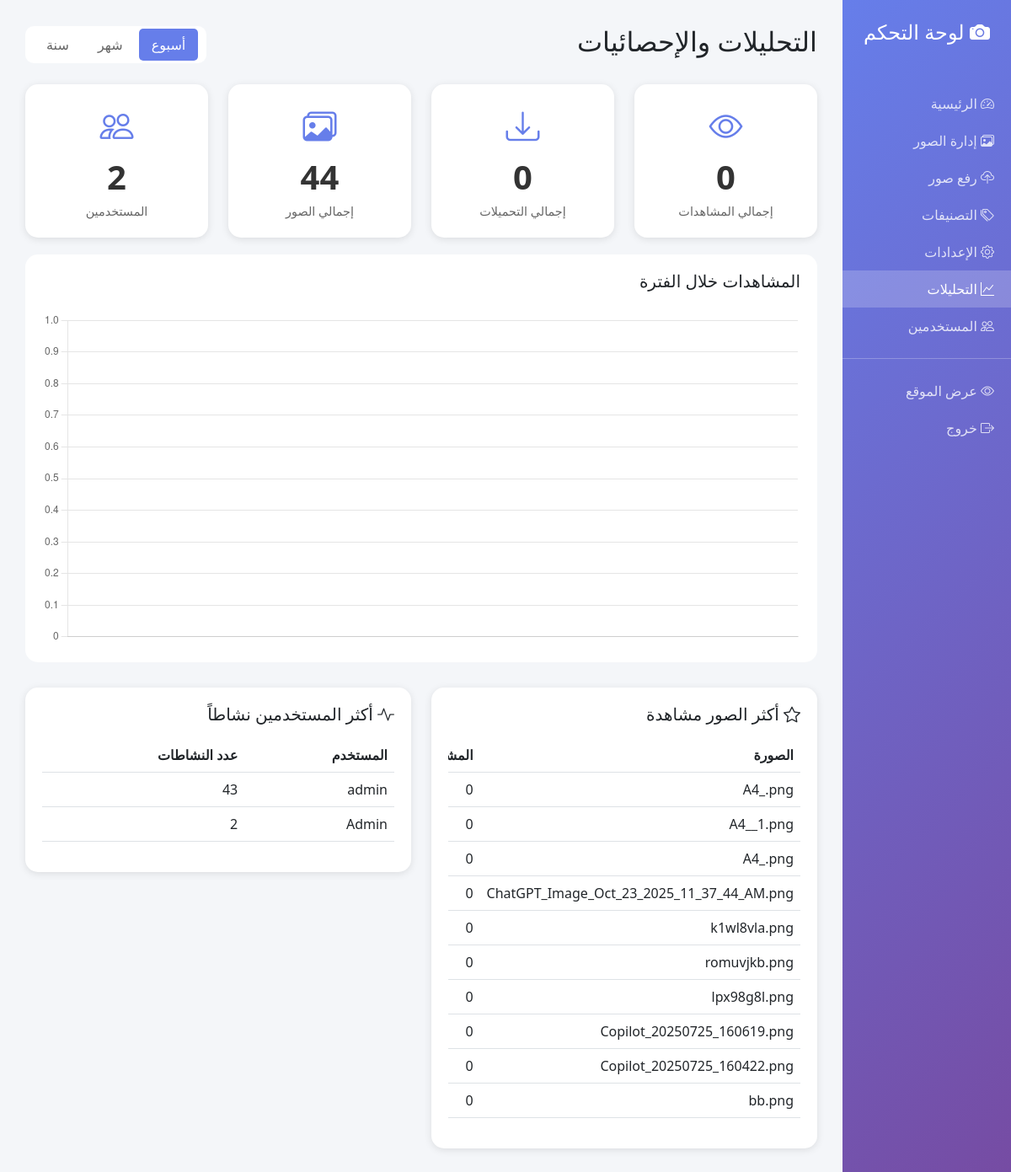
/admin/analytics (signed in), run on an earlier commit of the app's database.
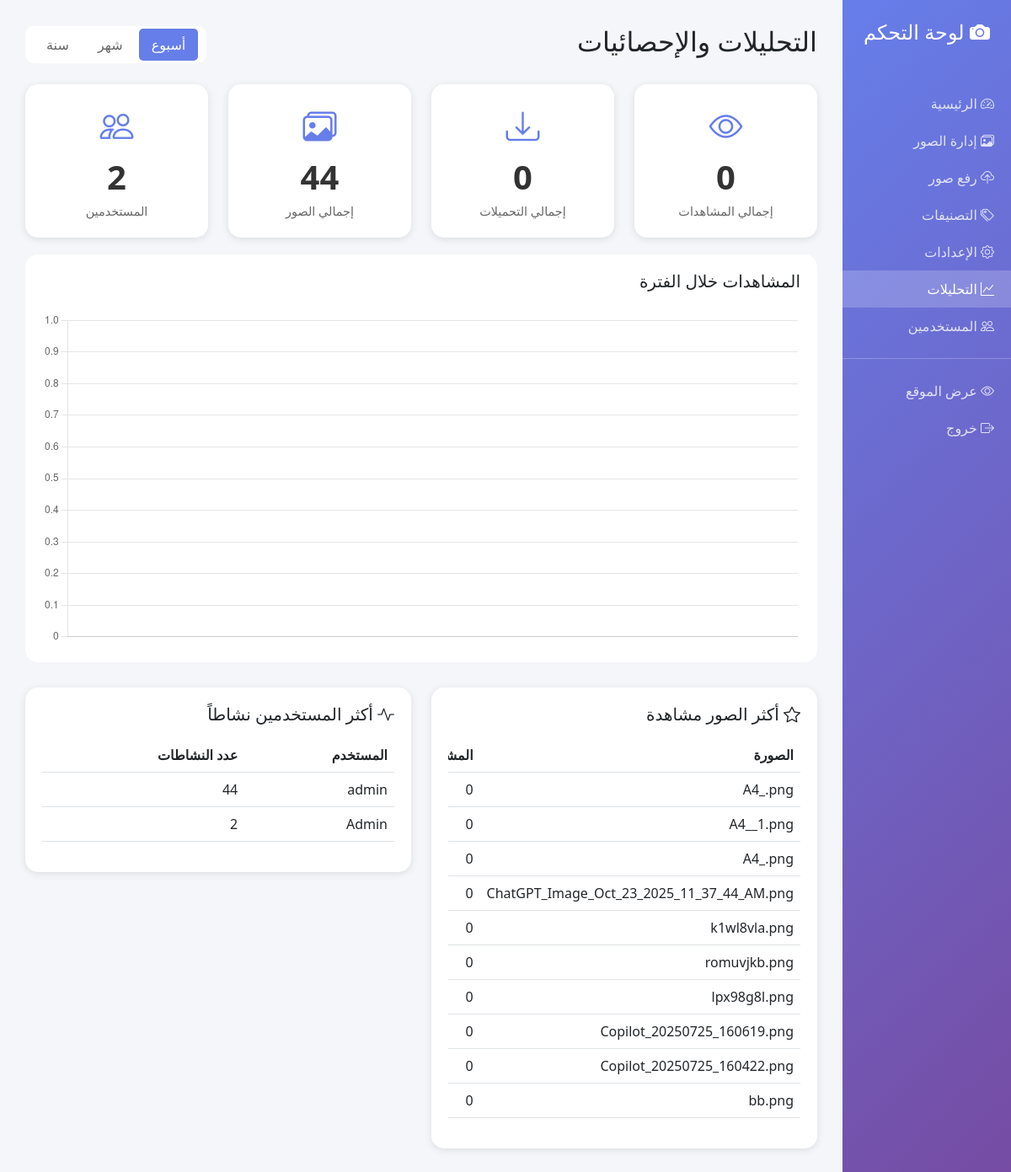
And on a later commit of the database.
### app.py (models this page shows, shortened)
class User(UserMixin, db.Model):
    id = db.Column(db.Integer, primary_key=True)
    username = db.Column(db.String(80), unique=True, nullable=False)
    email = db.Column(db.String(120), unique=True, nullable=False)
    password_hash = db.Column(db.String(200), nullable=False)
    role = db.Column(db.String(20), default='viewer')  # admin, editor, viewer
    created_at = db.Column(db.DateTime, default=datetime.utcnow)
    last_login = db.Column(db.DateTime)
    is_active = db.Column(db.Boolean, default=True)

### app.py (the view)
@app.route('/admin/analytics')
@login_required
def analytics():
    period = request.args.get('period', 'week')
    if period == 'week':
        days = 7
    elif period == 'month':
        days = 30
    else:
        days = 365
    start_date = datetime.utcnow() - timedelta(days=days)
    views_over_time = db.session.query(
        func.date(ActivityLog.timestamp).label('date'),
        func.count().label('count')
    ).filter(
        ActivityLog.action == 'view_image',
        ActivityLog.timestamp >= start_date
    ).group_by('date').all()
    popular_images = Image.query.order_by(Image.views.desc()).limit(10).all()
    active_users = db.session.query(
        User.username,
        func.count(ActivityLog.id).label('activity_count')
    ).join(ActivityLog).group_by(User.id).order_by(func.count(ActivityLog.id).desc()).limit(5).all()
    stats = {
        'total_views': db.session.query(func.sum(Image.views)).scalar() or 0,
        'total_downloads': db.session.query(func.sum(Image.downloads)).scalar() or 0,
        'total_images': Image.query.count(),
        'total_users': User.query.count()
    }
    return render_template('analytics.html',
                         period=period,
                         views_over_time=views_over_time,
                         popular_images=popular_images,
                         active_users=active_users,
                         stats=stats)

### app.py (called while the page is built)
@login_manager.user_loader
def load_user(user_id):
    return User.query.get(int(user_id))

### templates/analytics.html (shortened to what the changed rows need)
<!DOCTYPE html>
<html dir="rtl" lang="ar">
<head>
    <link href="https://cdn.jsdelivr.net/npm/bootstrap@5.3.0/dist/css/bootstrap.min.css" rel="stylesheet">
    <link rel="stylesheet" href="https://cdn.jsdelivr.net/npm/bootstrap-icons@1.11.0/font/bootstrap-icons.css">
</head>
<body>
    <div class="container-fluid">
        <div class="row">
            <div class="col-md-10 main-content">
                <div class="d-flex justify-content-between align-items-center mb-4">
                    <h2>التحليلات والإحصائيات</h2>
                </div>
                <div class="row">
                    <div class="col-md-6">
                        <div class="stat-card">
                            <div class="table-responsive">
                                <table class="table">
                                    <thead>
                                        <tr>
                                            <th>الصورة</th>
                                            <th>المشاهدات</th>
                                        </tr>
                                    </thead>
                                </table>
                            </div>
                        </div>
                    </div>
                    <div class="col-md-6">
                        <div class="stat-card">
                            <div class="table-responsive">
                                <table class="table">
                                    <thead>
                                        <tr>
                                            <th>المستخدم</th>
                                            <th>عدد النشاطات</th>
                                        </tr>
                                    </thead>
                                    <tbody>
                                        {% for username, count in active_users %}
                                        <tr>
                                            <td>{{ username }}</td>
                                            <td>{{ count }}</td>
                                        </tr>
                                        {% else %}
                                        <tr>
                                            <td colspan="2" class="text-center">لا توجد بيانات</td>
                                        </tr>
                                        {% endfor %}
                                    </tbody>
                                </table>
                            </div>
                        </div>
                    </div>
                </div>
            </div>
        </div>
    </div>
    <script>
        // Views Chart
        const ctx = document.getElementById('viewsChart').getContext('2d');
        const viewsData = {{ views_over_time|tojson }};
        new Chart(ctx, {
            type: 'line',
            data: {
                labels: viewsData.map(d => d.date),
                datasets: [{
                    label: 'المشاهدات',
                    data: viewsData.map(d => d.count),
                    borderColor: '#667eea',
                    backgroundColor: 'rgba(102, 126, 234, 0.1)',
                    tension: 0.1,
                    fill: true
                }]
            },
            options: {
                responsive: true,
                maintainAspectRatio: false,
                plugins: {
                    legend: {
                        display: false
                    }
                },
                scales: {
                    y: {
                        beginAtZero: true
                    }
                }
            }
        });
    </script>
</body>
</html>

What changed in the data, as far as the page shows it:
changed User "admin": count "43" → "44"
